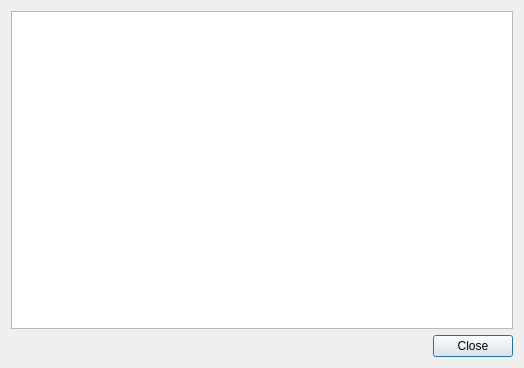
<?xml version="1.0" encoding="UTF-8"?>
<ui version="4.0">
 <class>Editor::Internal::TextEditorDialogWidget</class>
 <widget class="QDialog" name="Editor::Internal::TextEditorDialogWidget">
  <property name="geometry">
   <rect>
    <x>0</x>
    <y>0</y>
    <width>524</width>
    <height>368</height>
   </rect>
  </property>
  <property name="windowTitle">
   <string>Form</string>
  </property>
  <layout class="QGridLayout" name="gridLayout">
   <item row="0" column="0">
    <widget class="Editor::TextEditor" name="textEdit"/>
   </item>
   <item row="1" column="0">
    <widget class="QDialogButtonBox" name="buttonBox">
     <property name="standardButtons">
      <set>QDialogButtonBox::Close</set>
     </property>
    </widget>
   </item>
  </layout>
 </widget>
 <customwidgets>
  <customwidget>
   <class>Editor::TextEditor</class>
   <extends>QTextEdit</extends>
   <header location="global">texteditorplugin/texteditor.h</header>
  </customwidget>
 </customwidgets>
 <resources/>
 <connections/>
</ui>
